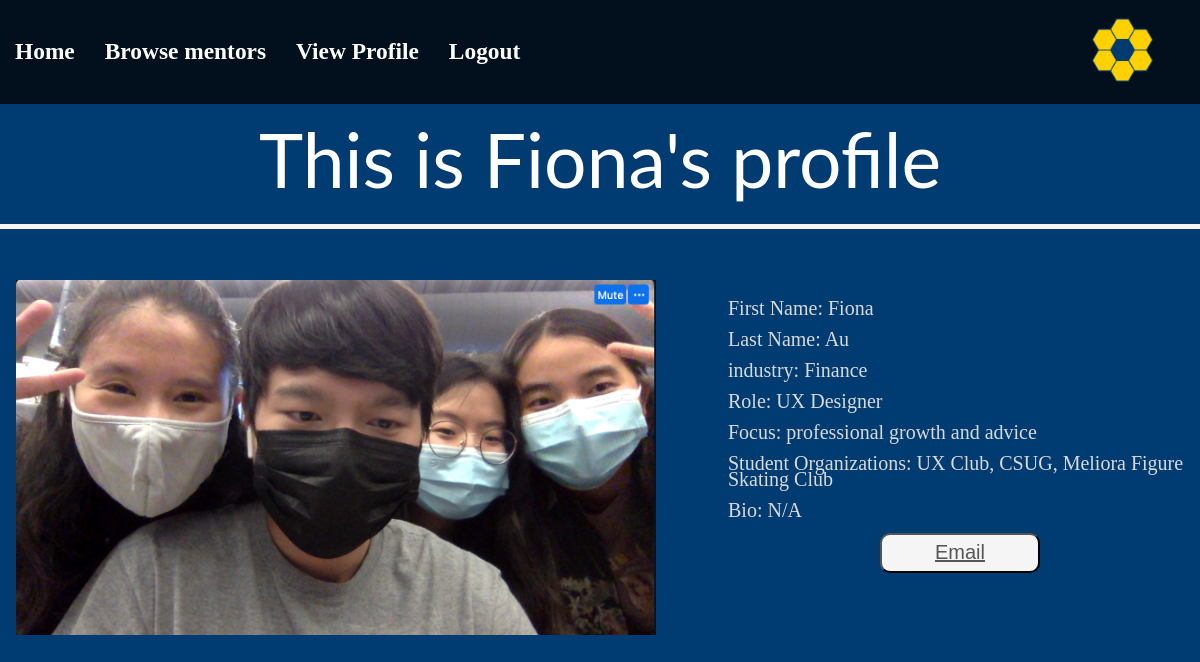
The app's page /profile/1/ (signed in) with its own data.
### App.py (models this page shows, shortened)
class User(UserMixin, db.Model):
    __tablename__ = "users"
    id = db.Column(db.Integer, primary_key = True)
    netid = db.Column(db.String(64), unique = True, index = True)
    password_hash = db.Column(db.String(128))
    firstname = db.Column(db.String(64), index = True)
    lastname = db.Column(db.String(64), index = True)
    email = db.Column(db.String(64), index = True)
    isMentor  = db.Column(db.Boolean)
    pfp = db.Column(db.String(64), index = True)
    description = db.relationship('Description')
    profile = db.relationship('Profile')
    @property
    def password(self):
        raise AttributeError("password is not a readable attribute")

class Profile(db.Model):
    __tablename__ = "profile"
    id = db.Column(db.Integer, primary_key=True)
    industry = db.Column(db.String(64), index=True)
    role = db.Column(db.String(64), index=True)
    subject = db.Column(db.String(64), index=True)
    organizations = db.Column(db.String(64), index=True)
    bio = db.Column(db.Text(), index=True)
    user_id = db.Column(db.Integer, db.ForeignKey('users.id'))
    user = db.relationship("User", backref=backref("user_profile", uselist=False))

### App.py (the view)
@app.route("/profile/<id>/")
@login_required
def mentor_profile(id):
    mentor = User.query.filter_by(id=id).first()
    return render_template('mentor_profile.html', mentor = mentor)

### App.py (called while the page is built)
@login_manager.user_loader
def load_user(user_id):
    return User.query.get(int(user_id))

### templates/mentor_profile.html (shortened to what this page needs)
{% extends "base_login.html" %}
        {% block body %}
            <h1 style="
            font-family: 'Lato';
            font-style: normal;
            font-weight: 400;
            font-size: 75px;
            line-height: 90px;
            text-align: center;
            padding-top: 4rem;
            border-bottom: 5px solid #F5F5F5">This is {{mentor.firstname}}'s profile</h1>
            <div style="display: flex; justify-content: flex-start; flex-direction: row; padding-left: 1rem">
                <img src= "/static/images/{{mentor.pfp}}" alt="picture of {{mentor.firstname}} {{mentor.lastname}}" style = "display: flex; flex-direction:column; width: 40rem">
                <p style= "display: flex; flex-wrap: wrap; flex-direction: column; justify-content: flex-start;">
                    <span>First Name: {{mentor.firstname}}</span>
                    <span>Last Name: {{mentor.lastname}}</span>
                    <span>industry: {{mentor.user_profile.industry}}</span>
                    <span>Role: {{mentor.user_profile.role}}</span>
                    <span>Focus: {{mentor.user_profile.subject}}</span>
                    <span>Student Organizations: {{mentor.user_profile.organizations}}</span>
                    <span>Bio: {{mentor.user_profile.bio}}</span>
                    <button><a href="mailto: {{mentor.email}}">Email</a></button>
                </p>
            </div>
        {% endblock %}

### static/css/style.css (style rules this page uses)
body { background-color: #003b71; color: white; font-size: 20px; margin:0px; }
h1 { padding-bottom: 20px; }

### templates/mentor_profile.html (style rules this page uses)
p { padding-left: 4rem; }
span { color: #D9D9D9; padding-left: 0.5rem; line-height: 1rem; padding-bottom: 15px; }
button { width: 10rem; height: 2.5rem; font-size:20px; border-radius: 10px; margin-left: auto; margin-right: auto; transition-duration:0.4s; background-color:#f5f5f5; }
a { color: #555555; display: block; }

### records on screen
User: firstname "Fiona", pfp (picture), lastname "Au"
Profile: user_profile.industry "Finance", user_profile.role "UX Designer", user_profile.subject "professional growth and advice", user_profile.organizations "UX Club, CSUG, Meliora Figure Skating Club", user_profile.bio "N/A"
